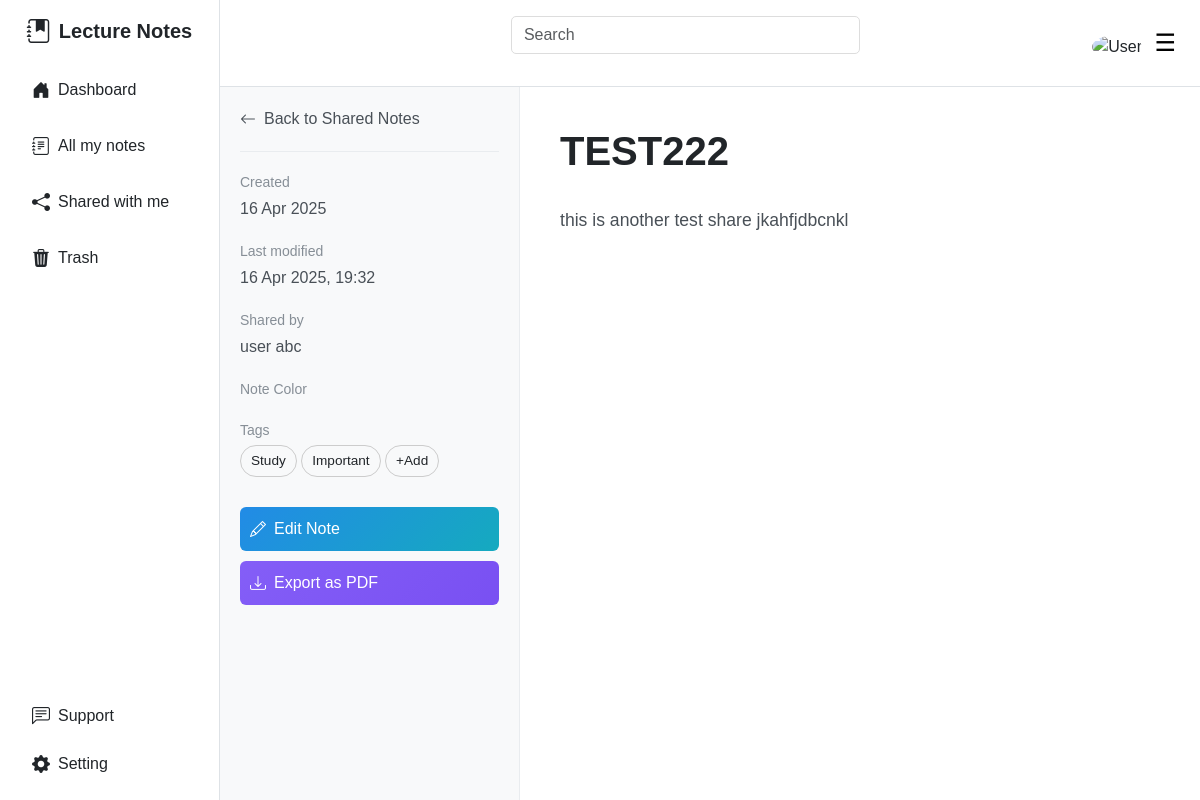
The page /note_detail/5 (signed in) on the database its author committed.
### website/models.py (models this page shows, shortened)
class Note(db.Model):
    id = db.Column(db.Integer, primary_key=True)
    title = db.Column(db.String(200), nullable=False)
    content = db.Column(db.Text, nullable=False)
    color = db.Column(db.String(20), default='note-green')
    created_at = db.Column(db.DateTime, default=datetime.utcnow)
    updated_at = db.Column(db.DateTime, default=datetime.utcnow)
    user_id = db.Column(db.Integer, db.ForeignKey('user.id'), nullable=False)
    user = db.relationship('User', backref=db.backref('notes', lazy=True))

class User(db.Model, UserMixin):
    id = db.Column(db.Integer, primary_key=True)
    first_name = db.Column(db.String(150), nullable=False)
    last_name = db.Column(db.String(150), nullable=False)
    email = db.Column(db.String(150), unique=True, nullable=False)
    password_hash = db.Column(db.String(150), nullable=False)
    role = db.Column(db.String(10), nullable=False, default='user')  # 'user' hoặc 'admin'
    status = db.Column(db.String(20), default='Active') # ['Active', 'Locked', 'Inactive']
    gender = db.Column(db.String(10), nullable=False)
    created_at = db.Column(db.DateTime, default=datetime.utcnow)

### website/views.py (the view)
@views.route('/note_detail/<int:note_id>')
@login_required
def note_detail(note_id):
    try:
        note = Note.query.get_or_404(note_id)
        shared = ShareNote.query.filter_by(note_id=note.id, recipient_id=current_user.id).first()
        print(f"Accessing note {note_id}: user_id={current_user.id}, note_owner={note.user_id}, shared={shared}")
        if note.user_id != current_user.id and not shared:
            flash('You do not have permission to view this note.', 'error')
            return redirect(url_for('views.share_with_me'))
        sharer = shared.sharer if shared else None
        return render_template('note_detail.html', user=current_user, note=note, shared=shared, sharer=sharer)
    except Exception as e:
        print(f"Error loading note {note_id}: {str(e)}")
        flash('Error loading note.', 'error')
        return redirect(url_for('views.share_with_me'))

### website/__init__.py (called while the page is built)
def create_app():
    app = Flask(__name__)
    app.config.from_object(Config)
    db.init_app(app)
    from .views import views
    from .auth import auth
    from .api import api
    from .admin import admin
    app.register_blueprint(views, url_prefix='/')
    app.register_blueprint(auth, url_prefix='/')
    app.register_blueprint(api, url_prefix='/api')
    app.register_blueprint(admin, url_prefix='/admin')
    from .models import User
    login_manager = LoginManager()
    login_manager.login_view = 'auth.login'
    login_manager.init_app(app)
    @login_manager.user_loader
    def load_user(user_id):
        return User.query.get(int(user_id))
    create_database(app)
    return app

### website/models.py (called while the page is built)
    def __repr__(self):
        return f'<ShareNote {self.note_id} from User {self.sharer_id} to User {self.recipient_id}>'

### website/templates/note_detail.html (shortened to what this page needs)
{% extends 'base.html' %}
{% block head %}
<link rel="stylesheet" href="{{ url_for('static', filename='css/note_detail.css') }}">
{% endblock %}
{% block content %}
<div class="content-wrapper">
    <div class="note-sidebar">
        <div class="sidebar-header">
            <a href="{{ url_for('views.share_with_me') if shared else url_for('views.all_my_notes') }}" class="back-btn">
                <i class="bi bi-arrow-left"></i> Back to {{ 'Shared Notes' if shared else 'My Notes' }}
            </a>
        </div>
        <div class="sidebar-content">
            <div class="note-meta">
                <span class="meta-label">Created</span>
                <span class="meta-value">{{ note.created_at.strftime('%d %b %Y') }}</span>
            </div>
            <div class="note-meta">
                <span class="meta-label">Last modified</span>
                <span class="meta-value">{{ note.updated_at.strftime('%d %b %Y, %H:%M') }}</span>
            </div>
            {% if shared and sharer %}
            <div class="note-meta">
                <span class="meta-label">Shared by</span>
                <span class="meta-value">{{ sharer.first_name }} {{ sharer.last_name }}</span>
            </div>
            {% endif %}
            <div class="note-meta">
                <span class="meta-label">Note Color</span>
            </div>
            <div class="note-meta">
                <span class="meta-label">Tags</span>
                <div class="tags-container">
                    <span class="tag">Study</span>
                    <span class="tag">Important</span>
                    <span class="tag">+Add</span>
                </div>
            </div>
            <div class="action-buttons">
                {% if note.user_id == current_user.id or (shared and shared.can_edit) %}
                <a href="{{ url_for('views.edit_note', note_id=note.id) }}" class="btn btn-edit">
                    <i class="bi bi-pencil"></i> Edit Note
                </a>
                {% endif %}
                <button class="btn btn-export">
                    <i class="bi bi-download"></i> Export as PDF
                </button>
            </div>
        </div>
    </div>
    <div class="note-main-content">
        <div id="viewMode" style="display: {% if editing|default(False) %}none{% else %}block{% endif %};">
            <div class="note-header">
                <h1 class="note-title">{{ note.title }}</h1>
            </div>
            <div class="note-body">
                {{ note.content | safe }}
            </div>
        </div>
    </div>
</div>
{% endblock %}

### website/static/dashboard.css (style rules this page uses)
body { font-family: Arial, sans-serif; background-color: #f9f9f9; }
.tag { font-size: 0.85rem; border: 1px solid #ccc; border-radius: 20px; padding: 5px 10px; display: inline-flex; align-items: center; gap: 5px; }

### website/static/css/note_detail.css (style rules this page uses)
.content-wrapper { display: flex; min-height: calc(100vh - 60px); background-color: #fff; }
.note-sidebar { width: 300px; background-color: #f8f9fa; border-right: 1px solid #e9ecef; padding: 20px; position: fixed; height: 100%; }
.sidebar-header { padding-bottom: 20px; border-bottom: 1px solid #e9ecef; }
.back-btn { color: #495057; text-decoration: none; font-weight: 500; display: flex; align-items: center; gap: 8px; }
.note-meta { margin: 20px 0; }
.meta-label { display: block; color: #868e96; font-size: 0.875rem; margin-bottom: 4px; }
.meta-value { color: #495057; font-weight: 500; }
.action-buttons { display: flex; flex-direction: column; gap: 10px; margin-top: 30px; }
.action-buttons .btn { width: 100%; padding: 10px; border-radius: 6px; display: flex; align-items: center; gap: 8px; font-weight: 500; transition: all 0.3s ease; }
.btn-edit { background: linear-gradient(135deg, #228be6 0%, #15aabf 100%); color: white; border: none; }
.btn-export { background: linear-gradient(135deg, #845ef7 0%, #7950f2 100%); color: white; border: none; }
.note-main-content { margin-left: 300px; padding: 40px; flex-grow: 1; animation: fadeIn 0.5s ease; }
.note-header { margin-bottom: 30px; }
.note-title { font-size: 2.5rem; font-weight: 700; color: #212529; margin-bottom: 20px; animation: slideDown 0.5s ease; }
.note-body { font-size: 1.1rem; line-height: 1.8; color: #495057; animation: fadeIn 0.8s ease; }

### rows shown on the page
Note: created_at "16 Apr 2025", updated_at "16 Apr 2025, 19:32", title "TEST222", content "this is another test share jkahfjdbcnkl"
User: first_name "user", last_name "abc"

### other values the page prints
{{ 'Shared Notes' if shared else 'My Notes' }} "Shared Notes"
